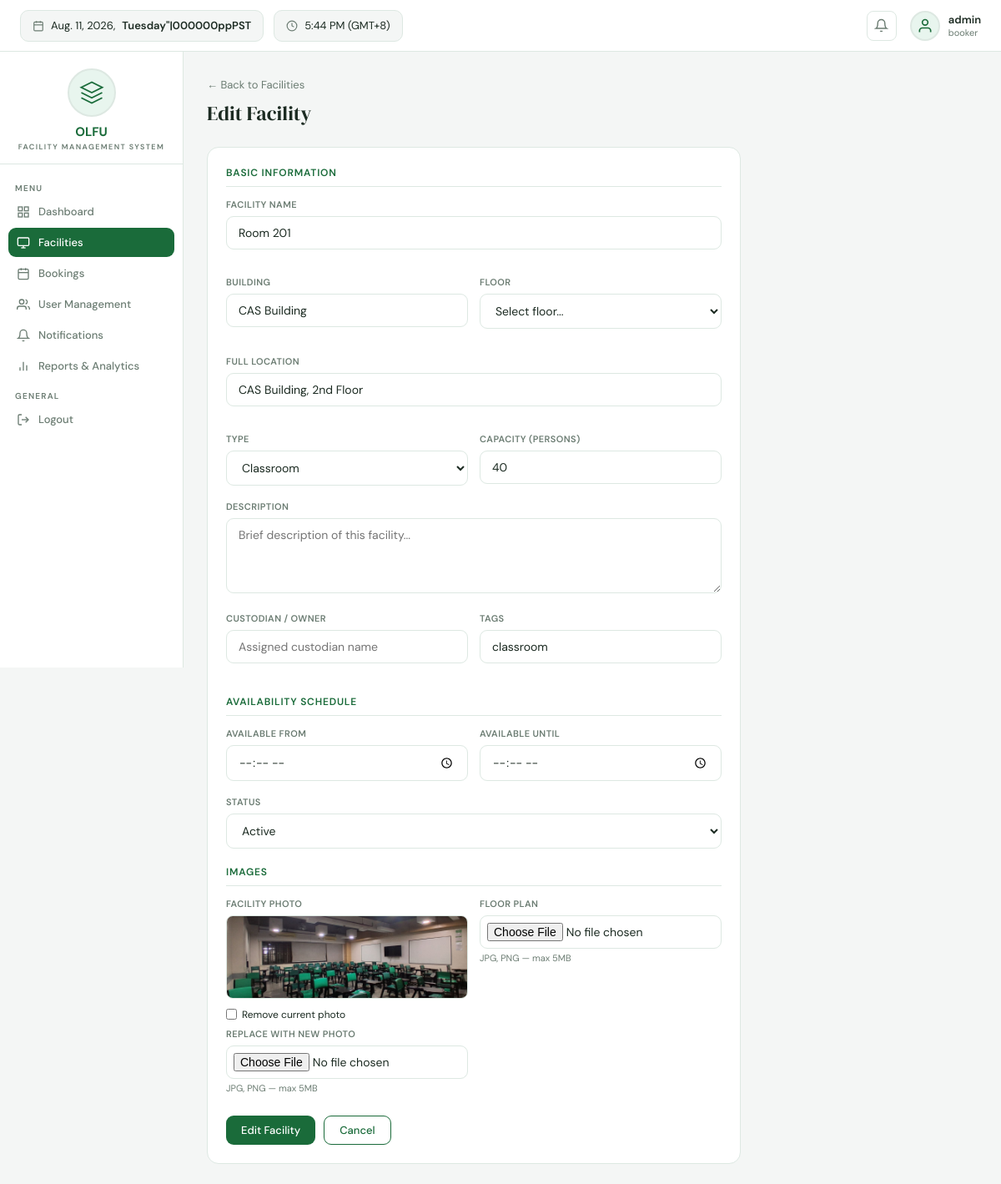
The page /facilities/1/edit/ (signed in) on the database its author committed.
### apps/models.py (models this page shows, shortened)
class User(AbstractUser):
    SUPERUSER_ROLE = 'superuser'
    FACILITY_MANAGER = 'facility_manager'
    TECHNICAL_STAFF = 'technical_staff'
    STANDARD_USER = 'standard_user'
    ROLE_CHOICES = [
        (SUPERUSER_ROLE, 'Superuser'),
        (FACILITY_MANAGER, 'Facility Manager'),
        (TECHNICAL_STAFF, 'Technical Staff'),
        (STANDARD_USER, 'Standard User'),
    ]
    DEPARTMENT_CHOICES = [
        ('BSIT', 'BS Information Technology'),
        ('BSCS', 'BS Computer Science'),
        ('BSIS', 'BS Information Systems'),
        ('IT_DEPT', 'IT Department'),
        ('ADMIN', 'Administration'),
        ('OTHER', 'Other'),
    ]
    role = models.CharField(max_length=30, choices=ROLE_CHOICES, default=STANDARD_USER)
    department = models.CharField(max_length=30, choices=DEPARTMENT_CHOICES, blank=True, default='')
    phone = models.CharField(max_length=20, blank=True)
    profile_notes = models.TextField(blank=True)
    last_active = models.DateTimeField(null=True, blank=True)
    mfa_enabled = models.BooleanField(default=False)
    failed_login_attempts = models.PositiveIntegerField(default=0)
    is_locked = models.BooleanField(default=False)
    def can_manage_facilities(self):
        return self.role in [self.SUPERUSER_ROLE, self.FACILITY_MANAGER, self.TECHNICAL_STAFF] or self.is_superuser
    def can_manage_users(self):
        return self.role == self.SUPERUSER_ROLE or self.is_superuser
    def can_view_reports(self):
        return self.role in [self.SUPERUSER_ROLE, self.FACILITY_MANAGER] or self.is_superuser

class Facility(models.Model):
    STATUS_CHOICES = [('active','Active'),('maintenance','Under Maintenance'),('unavailable','Unavailable')]
    TYPE_CHOICES = [('laboratory','Laboratory'),('classroom','Classroom'),('conference','Conference Room'),('auditorium','Auditorium'),('other','Other')]
    FLOOR_CHOICES = [('1st Floor','1st Floor'),('2nd Floor','2nd Floor'),('3rd Floor','3rd Floor'),('4th Floor','4th Floor'),('5th Floor','5th Floor'),('Other','Other')]
    name = models.CharField(max_length=100)
    facility_type = models.CharField(max_length=30, choices=TYPE_CHOICES, default='classroom')
    building = models.CharField(max_length=100, blank=True, default='CAS Building')
    floor = models.CharField(max_length=20, choices=FLOOR_CHOICES, blank=True)
    location = models.CharField(max_length=200)
    capacity = models.PositiveIntegerField(default=0)
    description = models.TextField(blank=True)
    status = models.CharField(max_length=20, choices=STATUS_CHOICES, default='active')
    tags = models.CharField(max_length=200, blank=True)
    image = models.ImageField(upload_to='facilities/', blank=True, null=True)
    floor_plan = models.ImageField(upload_to='floor_plans/', blank=True, null=True)
    custodian = models.CharField(max_length=100, blank=True)
    availability_start = models.TimeField(null=True, blank=True)
    availability_end = models.TimeField(null=True, blank=True)
    is_restricted = models.BooleanField(default=False)
    allowed_roles = models.CharField(max_length=200, blank=True)
    created_at = models.DateTimeField(auto_now_add=True)
    updated_at = models.DateTimeField(auto_now=True)
    created_by = models.ForeignKey(User, on_delete=models.SET_NULL, null=True, related_name='facilities_created')
    class Meta:
        verbose_name_plural = 'Facilities'
        ordering = ['building', 'floor', 'name']

### apps/views.py (the view, shortened to what this page needs)
# urls.py: path('facilities/<int:pk>/edit/', views.facility_edit_view, name='facility_edit'),
@login_required(login_url='login')
@facility_management_required
def facility_edit_view(request, pk):
    facility = get_object_or_404(Facility, pk=pk)
    return render(request, 'facility_form.html', {'facility': facility, 'action': 'Edit', 'floor_choices': Facility.FLOOR_CHOICES, 'type_choices': Facility.TYPE_CHOICES, 'status_choices': Facility.STATUS_CHOICES})

### templates/facility_form.html (shortened to what this page needs)
{% extends 'base.html' %}
{% block content %}
<div style="max-width:640px;">
  <div style="margin-bottom:24px;">
    <a href="{% url 'facilities' %}" style="font-size:13px;color:var(--muted);">← Back to Facilities</a>
    <div style="font-family:'DM Serif Display',serif;font-size:24px;margin-top:8px;">{{ action }} Facility</div>
  </div>
  <div class="card">
    <form method="POST" enctype="multipart/form-data">
      <div style="font-size:12px;font-weight:600;color:var(--green);text-transform:uppercase;letter-spacing:.8px;margin-bottom:14px;padding-bottom:8px;border-bottom:1px solid var(--border);">Basic Information</div>
      <div style="display:grid;grid-template-columns:1fr 1fr;gap:14px;">
        <div class="form-group" style="grid-column:1/-1;">
          <label class="form-label">Facility Name</label>
          <input type="text" name="name" class="form-control" value="{{ facility.name|default:'' }}" placeholder="e.g. Room 201, Acer Lab 1" required/>
        </div>
        <div class="form-group">
          <label class="form-label">Building</label>
          <input type="text" name="building" class="form-control" value="{{ facility.building|default:'CAS Building' }}" placeholder="e.g. CAS Building"/>
        </div>
        <div class="form-group">
          <label class="form-label">Floor</label>
          <select name="floor" class="form-control">
            <option value="">Select floor...</option>
          </select>
        </div>
        <div class="form-group" style="grid-column:1/-1;">
          <label class="form-label">Full Location</label>
          <input type="text" name="location" class="form-control" value="{{ facility.location|default:'' }}" placeholder="e.g. CAS Building, 2nd Floor, Room 201" required/>
        </div>
        <div class="form-group">
          <label class="form-label">Type</label>
          <select name="facility_type" class="form-control">
            {% for value, label in type_choices %}
            <option value="{{ value }}" {% if facility.facility_type == value %}selected{% endif %}>{{ label }}</option>
            {% endfor %}
          </select>
        </div>
        <div class="form-group">
          <label class="form-label">Capacity (persons)</label>
          <input type="number" name="capacity" class="form-control" value="{{ facility.capacity|default:40 }}" min="0"/>
        </div>
      </div>
      <div class="form-group">
        <label class="form-label">Description</label>
        <textarea name="description" class="form-control" placeholder="Brief description of this facility...">{{ facility.description|default:'' }}</textarea>
      </div>
      <div style="display:grid;grid-template-columns:1fr 1fr;gap:14px;">
        <div class="form-group">
          <label class="form-label">Custodian / Owner</label>
          <input type="text" name="custodian" class="form-control" value="{{ facility.custodian|default:'' }}" placeholder="Assigned custodian name"/>
        </div>
        <div class="form-group">
          <label class="form-label">Tags</label>
          <input type="text" name="tags" class="form-control" value="{{ facility.tags|default:'' }}" placeholder="e.g. AV-enabled, airconditioned"/>
        </div>
      </div>
      <div style="font-size:12px;font-weight:600;color:var(--green);text-transform:uppercase;letter-spacing:.8px;margin:20px 0 14px;padding-bottom:8px;border-bottom:1px solid var(--border);">Availability Schedule</div>
      <div style="display:grid;grid-template-columns:1fr 1fr;gap:14px;">
        <div class="form-group">
          <label class="form-label">Available From</label>
          <input type="time" name="availability_start" class="form-control" value="{{ facility.availability_start|default:'' }}"/>
        </div>
        <div class="form-group">
          <label class="form-label">Available Until</label>
          <input type="time" name="availability_end" class="form-control" value="{{ facility.availability_end|default:'' }}"/>
        </div>
      </div>
      {% if action == 'Edit' %}
      <div class="form-group">
        <label class="form-label">Status</label>
        <select name="status" class="form-control">
          {% for value, label in status_choices %}
          <option value="{{ value }}" {% if facility.status == value %}selected{% endif %}>{{ label }}</option>
          {% endfor %}
        </select>
      </div>
      {% endif %}
      <div style="font-size:12px;font-weight:600;color:var(--green);text-transform:uppercase;letter-spacing:.8px;margin:20px 0 14px;padding-bottom:8px;border-bottom:1px solid var(--border);">Images</div>
      <div style="display:grid;grid-template-columns:1fr 1fr;gap:14px;">
        <div class="form-group">
          <label class="form-label">Facility Photo</label>
          {% if facility.image %}
          <div style="margin-bottom:8px;">
            <img src="{{ facility.image.url }}" style="width:100%;height:100px;object-fit:cover;border-radius:8px;border:1px solid var(--border);"/>
            <label style="display:flex;align-items:center;gap:6px;margin-top:6px;font-size:12px;cursor:pointer;">
              <input type="checkbox" name="clear_image"/> Remove current photo
            </label>
          </div>
          <label class="form-label" style="margin-top:4px;">Replace with new photo</label>
          {% endif %}
          <input type="file" name="image" class="form-control" accept="image/*" style="padding:8px;"/>
          <div style="font-size:11px;color:var(--muted);margin-top:4px;">JPG, PNG — max 5MB</div>
        </div>
        <div class="form-group">
          <label class="form-label">Floor Plan</label>
          <input type="file" name="floor_plan" class="form-control" accept="image/*" style="padding:8px;"/>
          <div style="font-size:11px;color:var(--muted);margin-top:4px;">JPG, PNG — max 5MB</div>
        </div>
      </div>
      <div style="display:flex;gap:10px;margin-top:8px;">
        <button type="submit" class="btn btn-primary">{{ action }} Facility</button>
        <a href="{% url 'facilities' %}" class="btn btn-outline">Cancel</a>
      </div>
    </form>
  </div>
</div>
{% endblock %}

### templates/base.html (shortened to what this page needs)
<!DOCTYPE html>
<html lang="en">
<head>
</head>
<body>
<div class="topbar">
  <div class="topbar-pill">
    <svg fill="none" viewBox="0 0 24 24" stroke="currentColor" stroke-width="2"><rect x="3" y="4" width="18" height="18" rx="2"/><line x1="16" y1="2" x2="16" y2="6"/><line x1="8" y1="2" x2="8" y2="6"/><line x1="3" y1="10" x2="21" y2="10"/></svg>
    {% now "N j, Y" %}, <b>{% now "l"|upper %}</b>
  </div>
  <div class="topbar-pill">
    <svg fill="none" viewBox="0 0 24 24" stroke="currentColor" stroke-width="2"><circle cx="12" cy="12" r="10"/><polyline points="12 6 12 12 16 14"/></svg>
    {% now "g:i A" %} (GMT+8)
  </div>
  {% if user.is_authenticated %}
  <a href="{% url 'notifications' %}" class="topbar-icon">
    <svg fill="none" viewBox="0 0 24 24" stroke="currentColor" stroke-width="2"><path d="M18 8A6 6 0 0 0 6 8c0 7-3 9-3 9h18s-3-2-3-9"/><path d="M13.73 21a2 2 0 0 1-3.46 0"/></svg>
  </a>
  <div class="topbar-user">
    <div class="topbar-avatar"><svg fill="none" viewBox="0 0 24 24" stroke="currentColor" stroke-width="2"><path d="M20 21v-2a4 4 0 0 0-4-4H8a4 4 0 0 0-4 4v2"/><circle cx="12" cy="7" r="4"/></svg></div>
    <div>
      <div class="topbar-name">{{ user.get_full_name|default:user.username }}</div>
      <div class="topbar-role">{{ user.get_role_display }}</div>
    </div>
  </div>
  {% endif %}
</div>
<div class="layout">
  {% if user.is_authenticated %}
  <div class="sidebar">
    <div class="sidebar-logo">
      <div class="logo-circle">
        <svg viewBox="0 0 24 24" fill="none" stroke="currentColor" stroke-width="1.5"><path d="M12 2L2 7l10 5 10-5-10-5z"/><path d="M2 17l10 5 10-5"/><path d="M2 12l10 5 10-5"/></svg>
      </div>
      <div class="logo-name">OLFU</div>
      <div class="logo-sub">Facility Management System</div>
    </div>
    <div class="sidebar-nav">
      <div class="nav-label">Menu</div>
      <a href="{% url 'dashboard' %}" class="nav-item {% if request.resolver_match.url_name == 'dashboard' %}active{% endif %}">
        <svg fill="none" viewBox="0 0 24 24" stroke="currentColor" stroke-width="2"><rect x="3" y="3" width="7" height="7"/><rect x="14" y="3" width="7" height="7"/><rect x="14" y="14" width="7" height="7"/><rect x="3" y="14" width="7" height="7"/></svg>
        Dashboard
      </a>
      <a href="{% url 'facilities' %}" class="nav-item {% if 'facilit' in request.resolver_match.url_name %}active{% endif %}">
        <svg fill="none" viewBox="0 0 24 24" stroke="currentColor" stroke-width="2"><rect x="2" y="3" width="20" height="14" rx="2"/><line x1="8" y1="21" x2="16" y2="21"/><line x1="12" y1="17" x2="12" y2="21"/></svg>
        Facilities
      </a>
      <a href="{% url 'bookings' %}" class="nav-item {% if 'booking' in request.resolver_match.url_name %}active{% endif %}">
        <svg fill="none" viewBox="0 0 24 24" stroke="currentColor" stroke-width="2"><rect x="3" y="4" width="18" height="18" rx="2"/><line x1="16" y1="2" x2="16" y2="6"/><line x1="8" y1="2" x2="8" y2="6"/><line x1="3" y1="10" x2="21" y2="10"/></svg>
        Bookings
      </a>
      {% if user.can_manage_users %}
      <a href="{% url 'user_list' %}" class="nav-item {% if 'user' in request.resolver_match.url_name %}active{% endif %}">
        <svg fill="none" viewBox="0 0 24 24" stroke="currentColor" stroke-width="2"><path d="M17 21v-2a4 4 0 0 0-4-4H5a4 4 0 0 0-4 4v2"/><circle cx="9" cy="7" r="4"/><path d="M23 21v-2a4 4 0 0 0-3-3.87"/><path d="M16 3.13a4 4 0 0 1 0 7.75"/></svg>
        User Management
      </a>
      {% endif %}
      <a href="{% url 'notifications' %}" class="nav-item {% if request.resolver_match.url_name == 'notifications' %}active{% endif %}">
        <svg fill="none" viewBox="0 0 24 24" stroke="currentColor" stroke-width="2"><path d="M18 8A6 6 0 0 0 6 8c0 7-3 9-3 9h18s-3-2-3-9"/><path d="M13.73 21a2 2 0 0 1-3.46 0"/></svg>
        Notifications
      </a>
      {% if user.can_view_reports %}
      <a href="{% url 'reports' %}" class="nav-item {% if request.resolver_match.url_name == 'reports' %}active{% endif %}">
        <svg fill="none" viewBox="0 0 24 24" stroke="currentColor" stroke-width="2"><line x1="18" y1="20" x2="18" y2="10"/><line x1="12" y1="20" x2="12" y2="4"/><line x1="6" y1="20" x2="6" y2="14"/></svg>
        Reports & Analytics
      </a>
      {% endif %}
      <div class="nav-label" style="margin-top:12px;">General</div>
      <a href="{% url 'logout' %}" class="nav-item">
        <svg fill="none" viewBox="0 0 24 24" stroke="currentColor" stroke-width="2"><path d="M9 21H5a2 2 0 0 1-2-2V5a2 2 0 0 1 2-2h4"/><polyline points="16 17 21 12 16 7"/><line x1="21" y1="12" x2="9" y2="12"/></svg>
        Logout
      </a>
    </div>
  </div>
  {% endif %}
  <div class="main">
    {% block content %}{% endblock %}
  </div>
</div>
</body>
</html>

### rows shown on the page
User: get_full_name "admin", role "booker"
Facility: name "Room 201", building "CAS Building", location "CAS Building, 2nd Floor", facility_type "Classroom", capacity "40", tags "classroom", status "Active", image (picture)

### other values the page prints
{{ action }} "Edit"
